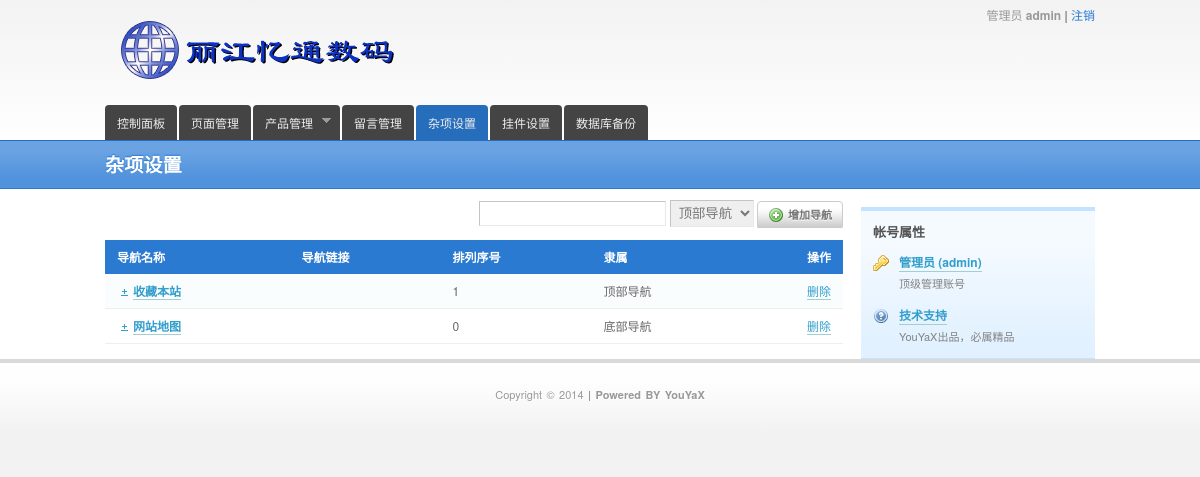
Page /admin/mix.php (signed in) on the committed database.
### tables this page shows
CREATE TABLE `momo_mix` (
  `id` int(4) NOT NULL AUTO_INCREMENT,
  `name` varchar(10) NOT NULL,
  `value` mediumtext NOT NULL,
  `sort` tinyint(1) NOT NULL,
  `pid` tinyint(1) NOT NULL,
  PRIMARY KEY (`id`)
);

### admin/database.php (called while the page is built, shortened)
<?php
try {
    $db = new PDO("mysql:host=".DB_HOST.";dbname=".DB_NAME, DB_USER, DB_PSW);
} catch (PDOException $e) {
    die ("Error!: " . $e->getMessage() . "<br/>");
}
$db->exec("SET character_set_connection=utf8, character_set_results=utf8, character_set_client=binary");
$db->exec("SET sql_mode=''");
$sql="select * from ".DB_PREFIX."product order by sort desc";
$query=$db->query($sql);
$arr=array();
while($tmp=$query->fetch()){
	$arr[]=$tmp;
}
?>

### admin/mix.php (the view, shortened to what this page needs)
<?php
require("./database.php");
?>
<!DOCTYPE html>
<html lang="en">
<head>
<link rel="stylesheet" href="css/style.css" type="text/css" />
</head>
<body>
	<header id="top">
		<div class="wrapper">
			<div id="title"><img SRC="../resource/logo.gif" /></div>
			<div id="topnav">
				管理员 <b><?php echo $_SESSION['momocms_admin']; ?></b>
				<span>|</span> <a href="./logout.php">注销</a><br />
			</div>
			<?php
			require("./public_menu.php");
			echo out_menu(5,$arr);
			?>
		</div>
	</header>
	<div id="pagetitle">
		<div class="wrapper">
			<h1>杂项设置</h1>
		</div>
	</div>
	<div id="page">
		<div class="wrapper">
				<section class="column width6 first">
				<form name="form" enctype="multipart/form-data" method="post" action="./create_mix.php" target="hiddenframe">
				<div style="float:right;margin-top:10px;overflow:hidden">
					<input type="text" required="required" name="name">
					<select name="pid">
						<option value="1">顶部导航</option>
					</select>
					<a href="javascript:;" class="btn" style="position:relative;top:2px;top:0px\9;" onclick="if(document.forms['form'].name.value!=''){document.forms['form'].submit()}"><span class="icon icon-add">&nbsp;</span>增加导航</a>
				</div>
				</form>
				<table class="stylized full" style="">
						<thead>
							<tr>
								<th>导航名称</th>
								<th>导航链接</th>
								<th>排列序号</th>
								<th>隶属</th>
								<th class="ta-right">操作</th>
							</tr>
						</thead>
						<tbody>
							<?php
						   $sql="select * from ".DB_PREFIX."mix  order by sort desc";
						   $query=$db->query($sql);
						   $num=$query->rowCount();
							if($num>0){
								while($arr=$query->fetch()){
							?>
							<tr>
								<td class="title">
									<div>
										<a href="#"><b><?php echo $arr['name']; ?></b></a>
									</div>
								</td>
								<td><?php echo $arr['value']; ?></td>
								<td><?php echo $arr['sort']; ?></td>
								<td><?php $array=array('','顶部导航','友情链接','底部导航');echo $array[$arr['pid']]; ?></td>
								<td class="ta-right">
									<a href="./delete_mix.php?id=<?php echo $arr['id']; ?>">删除</a></td>
							</tr>
						<?php	}}	?>
						</tbody>
					</table>
				</section>
<?php require("./public_side_foot.php"); ?>

### admin/css/style.css (style rules this page uses)
html, body, div, span, object, iframe, h1, h2, h3, h4, h5, h6, p, blockquote, pre, abbr, address, cite, code, del, dfn, em, img, ins, kbd, q, samp, small, strong, sub, sup, var, b, i, dl, dt, dd, ol, ul, li, fieldset, form, label, legend, table, caption, tbody, tfoot, thead, tr, th, td, article, aside, canvas, details, figcaption, figure, footer, header, hgroup, menu, nav, section, summary, time, mark, audio, video { margin:0; padding:0; border:0; outline:0; font-size:100%; background:transparent; }
body { line-height:1; }
article,aside,canvas,details,figcaption,figure, footer,header,hgroup,menu,nav,section,summary { display:block; }
a { margin:0; padding:0; border:0; font-size:100%; vertical-align:baseline; background:transparent; }
table { border-collapse:collapse; border-spacing:0; }
input, select { vertical-align:middle; }
body { font-family:"Helvetica Neue",Helvetica,Arial,sans-serif; line-height:1.5; font-size:12px; background-color:#F2F2F2; color:#666; margin:0 auto; }
a { outline:none; }
h1,h2,h3,h4,h5,h6 { color:#4D5762; position:relative; word-spacing:-0.1em; }
h1,h2 { line-height:28px; margin-bottom:18px; }
h1,h2,h3,h4,h5 { margin-top:18px; }
h1 { font-size:28px; }
b,strong,caption,th,thead,dt,legend { font-weight:bold; }
article,aside,header,hgroup,nav,section,footer { float:left; display:block; }
table.stylized { border-collapse:collapse; position:relative; margin-top:1em; margin-bottom:1em; }
table.stylized th,table.stylized td { line-height:18px; padding:8px 12px; }
table.stylized th { background-color:#2A7AD2 !important; color:#fff; text-align:left; }
table.stylized tbody th,table.stylized tbody td,table.stylized tfoot th,table.stylized tfoot td { border-bottom:solid 1px #eee; }
table.stylized tbody tr:nth-child(odd) th,table.stylized tbody tr:nth-child(odd) td { background:#FAFDFE; }
form { overflow:auto; }
input[type="text"],input[type="password"],input[type="select"],input[type="search"],input[type="file"],textarea,select { border-color:#C4C4C4 #E9E9E9 #E9E9E9 #C4C4C4; border-style:solid; border-width:1px; padding:4px; color:#777; }
.column { margin-left:18px; display:block; float:left; }
.first { margin-left:0; clear:left; }
.full { width:100%; }
.width6 { width:738px; }
.ta-right { text-align:right !important; }
.wrapper, .wrapper-login { margin:0 auto; text-align:left; width: 990px; position:relative; }
header#top { background-color: #f4f4f4; width:100%; background: -webkit-linear-gradient(#F2F2F2, white); }
#topnav { color:#999; padding:6px 0 6px 10px; position:absolute; right:0; top:0; white-space:nowrap; font-size:12px; text-align:right; }
#topnav span { color:#444; }
#topnav a { color:#2A7AD2; padding:0; text-decoration:none; }
#title { color:#FFF; font:bold 2.4em/26px 'Trebuchet MS',Trebuchet,Arial,sans-serif; letter-spacing:-0.02em; padding:20px 0 22px; text-shadow:1px 1px 3px #111; }
#pagetitle { background-color:#5D9ADF; border-top:1px solid #266DBB; border-bottom:1px solid #2A7AD2; float:left; width:100%; background: -webkit-gradient( linear, left bottom, left top, color-stop(0.2, rgb(80,146,220)), color-stop(0.8, rgb(107,163,226)) ); background: -moz-linear-gradient( center bottom, rgb(80,146,220) 20%, rgb(107,163,226) 80% ); }
#pagetitle h1 { color:#fff; font-size:1.6em; padding:12px 0; text-shadow:0 -1px 1px #2A7AD2; margin:0; top:0; line-height:1.2em; float:left; }
#page { float:left; width:100%; background-color:#FFF; }
#page a { color: #329ECC; text-decoration:none; border-bottom:1px solid #A1CFD4; }
.btn { display: inline-block; padding: 5px 10px; color: #777 !important; text-decoration: none; font-weight: bold; font-size: 11px; font-family: Tahoma, Arial, sans-serif; -moz-border-radius: 4px; -webkit-border-radius: 4px; border-radius: 4px; text-shadow: 0 1px 1px rgba(255,255,255,0.9); position: relative; cursor: pointer; border:1px solid #ccc !important; background:#fff url("../img/btn-overlay.png") repeat-x !important; }
.icon { display: block; text-indent: -99999px; overflow: hidden; background-repeat: no-repeat; width: 16px; height: 16px; float:left; margin-right: 4px; }
.icon-add { background:url("../img/add.png") no-repeat; }
table.stylized td.title > div { position:relative; display:block; background:url("../img/toggle-small-expand.png") 0 2px no-repeat; padding:0 0 0 16px; }

### rows in the picture
momo_mix: name "收藏本站", sort "1", pid "顶部导航"
momo_mix: name "网站地图", sort "0", pid "底部导航"

### other values in the picture
$_SESSION['momocms_admin'] "admin"
